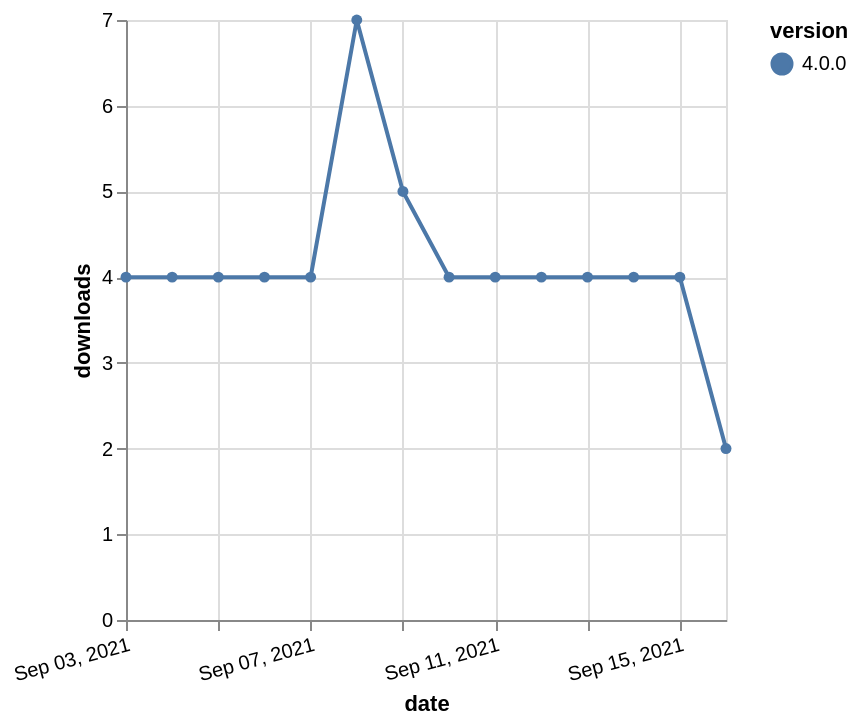

Express this chart as Vega-Lite.
### Vega-Lite specification from a JSON file in a GitHub repository (floating-point values rounded to 4 significant figures)
{"$schema": "https://vega.github.io/schema/vega-lite/v5.json", "description": "A simple bar chart with embedded data.", "data": {"values": [{"date": "2021-09-03", "total": 8747, "delta": 4, "version": "4.0.0"}, {"date": "2021-09-04", "total": 8751, "delta": 4, "version": "4.0.0"}, {"date": "2021-09-05", "total": 8755, "delta": 4, "version": "4.0.0"}, {"date": "2021-09-06", "total": 8759, "delta": 4, "version": "4.0.0"}, {"date": "2021-09-07", "total": 8763, "delta": 4, "version": "4.0.0"}, {"date": "2021-09-08", "total": 8770, "delta": 7, "version": "4.0.0"}, {"date": "2021-09-09", "total": 8775, "delta": 5, "version": "4.0.0"}, {"date": "2021-09-10", "total": 8779, "delta": 4, "version": "4.0.0"}, {"date": "2021-09-11", "total": 8783, "delta": 4, "version": "4.0.0"}, {"date": "2021-09-12", "total": 8787, "delta": 4, "version": "4.0.0"}, {"date": "2021-09-13", "total": 8791, "delta": 4, "version": "4.0.0"}, {"date": "2021-09-14", "total": 8795, "delta": 4, "version": "4.0.0"}, {"date": "2021-09-15", "total": 8799, "delta": 4, "version": "4.0.0"}, {"date": "2021-09-16", "total": 8801, "delta": 2, "version": "4.0.0"}]}, "width": "container", "mark": {"type": "line", "point": {"filled": true}}, "encoding": {"x": {"field": "date", "type": "temporal", "timeUnit": "yearmonthdate", "title": "date", "axis": {"labelAngle": -15}}, "y": {"field": "delta", "type": "quantitative", "title": "downloads"}, "color": {"field": "version", "type": "nominal"}, "tooltip": {"field": "delta"}}}
